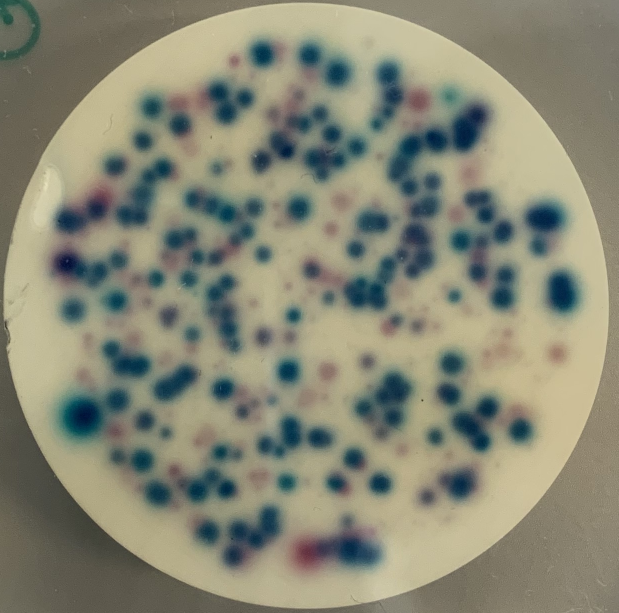
#> input picture data/22-09-07_07_croped.jpg, 1237 x 1225 px (shown at 1/2 size)
$ python -i count_spots.py   (imports and definitions only)
#> lines starting #> are read from the running program, lines starting #| are printed output that depends on the picture; after the words box and inside, x2 and y2 are one past the last pixel; in counts of white or black regions, pixels touching at a corner belong together
#> further down, picture is the input picture: shape (1225, 1237, 3); mean B, G, R 117.3, 135.5, 135.1
import cv2
import skimage.measure as measure
import numpy as np
from typing import List

def count_spots(    bgr_img:np.array,
                    h_range:List[float] = np.array((0.5,0.7)),
                    s_range:List[float] = np.array((0.4,1)),
                    v_range:List[float] = np.array((0,1)),
                    kernel: np.array = np.ones((10,10),np.uint8),
                    kernel_clean: np.array = np.ones((20,20),np.uint8),
                ):
    """Counts the number of bacterial spots in a picture

    Args:
        bgr_img (np.array): image buffer (bgr format)
        h_range (List[float], optional): hue range. Defaults to np.array((0.5,0.7)).
        s_range (List[float], optional): saturation range. Defaults to np.array((0.4,1)).
        v_range (List[float], optional): value range. Defaults to np.array((0,1)).
        kernel (np.array, optional): Kernel for erosion. Defaults to np.ones((10,10),np.uint8).
        kernel_clean (np.array, optional): Kernel for morphological cleaning. Defaults to np.ones((10,10),np.uint8).
    Returns:
        _type_: _description_
    """
    hsv_img = cv2.cvtColor(bgr_img, cv2.COLOR_BGR2HSV )
#> hsv_img: shape (1225, 1237, 3); mean H, S, V 39.5, 57.3, 141.9
    hmask = ((hsv_img[:,:,0]/180 > h_range[0]) & (hsv_img[:,:,0]/180<h_range[1]))
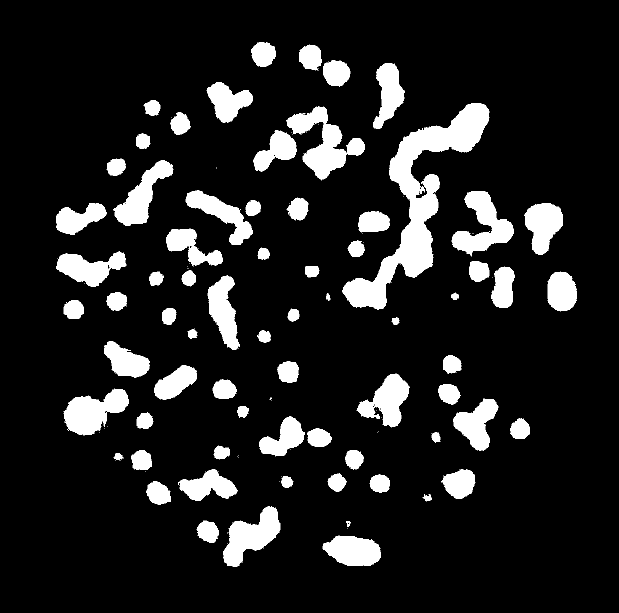
#> hmask: shape (1225, 1237) bool (shown at 1/2 size); 12.3% white; 252 white regions (182 under 20 px), largest, box (x1, y1, x2, y2) and area: (684, 206, 979, 619) 28887, (573, 213, 730, 361) 8715, (903, 382, 1027, 513) 7254
    smask = ((hsv_img[:,:,1]/255 > s_range[0]) & (hsv_img[:,:,1]/255<s_range[1]))
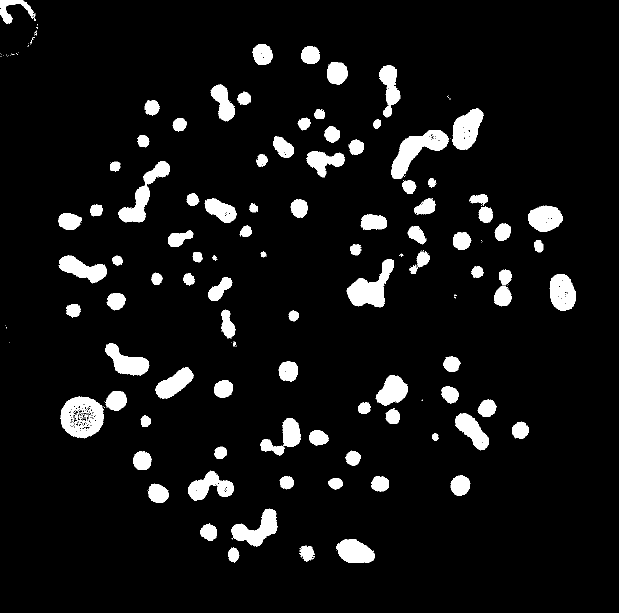
#> smask: shape (1225, 1237) bool (shown at 1/2 size); 7.2% white; 196 white regions (101 under 20 px), largest, box (x1, y1, x2, y2) and area: (782, 260, 898, 358) 4502, (121, 793, 208, 877) 4437, (693, 518, 788, 615) 4190
    vmask = ((hsv_img[:,:,2]/255 > v_range[0]) & (hsv_img[:,:,2]/255<v_range[1]))
#> vmask: shape (1225, 1237) bool; every value is 1
    mask = smask&hmask&vmask
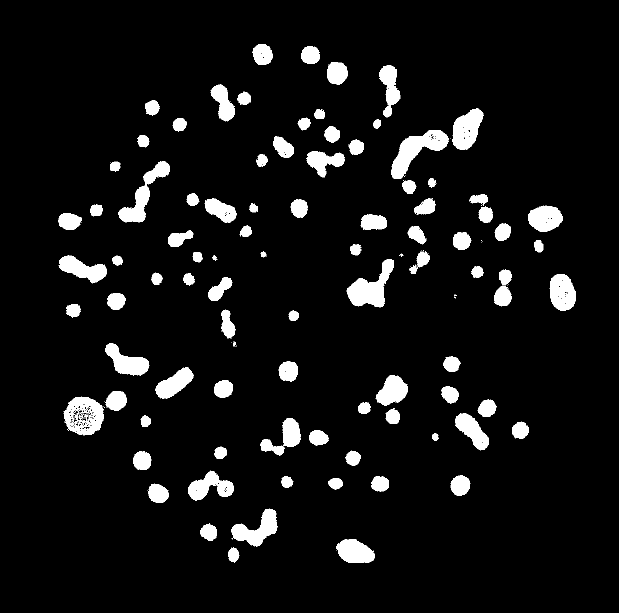
#> mask: shape (1225, 1237) bool (shown at 1/2 size); 7% white; 166 white regions (73 under 20 px), largest, box (x1, y1, x2, y2) and area: (782, 260, 898, 358) 4502, (693, 518, 788, 615) 4187, (237, 322, 340, 445) 3682

    erosion = cv2.erode(mask.astype(np.uint8),kernel,iterations = 1)
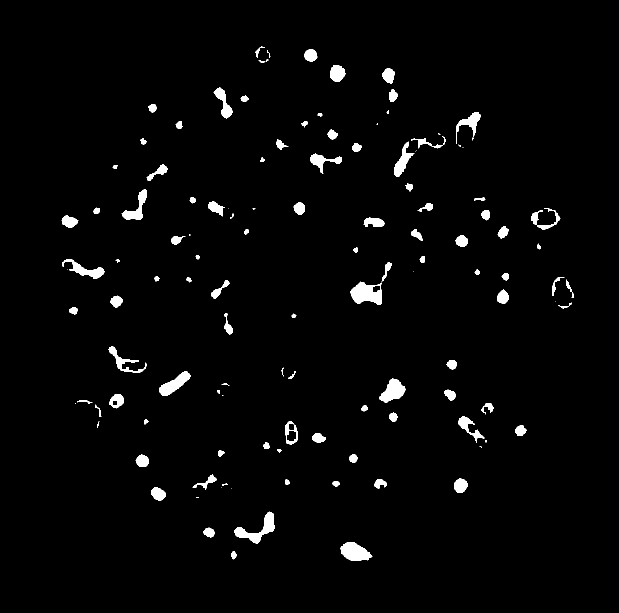
#> erosion: shape (1225, 1237) (shown at 1/2 size); values 0 (black) and 1 (white), 2.3% white; 127 white regions (22 under 20 px), largest, box (x1, y1, x2, y2) and area: (700, 563, 764, 609) 1929, (469, 1023, 549, 1088) 1685, (681, 1084, 745, 1121) 1601
    erosion = cv2.morphologyEx(erosion, cv2.MORPH_OPEN, kernel_clean)
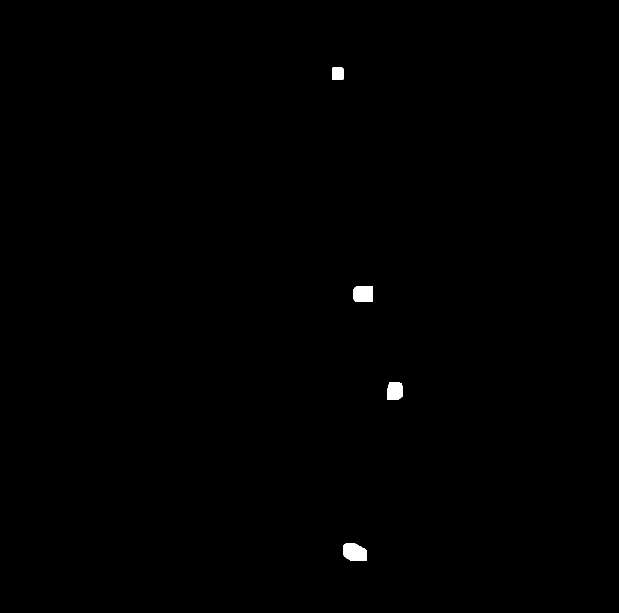
#> erosion: shape (1225, 1237) (shown at 1/2 size); values 0 (black) and 1 (white), 0.28% white; 4 white regions, box (x1, y1, x2, y2) and area: (687, 1087, 734, 1122) 1391, (706, 572, 746, 603) 1201, (774, 764, 806, 799) 1023, (664, 135, 687, 160) 567
    erosion = cv2.morphologyEx(erosion, cv2.MORPH_CLOSE, kernel_clean)
#> erosion: shape (1225, 1237); values 0 (black) and 1 (white), 0.28% white; 4 white regions, box (x1, y1, x2, y2) and area: (688, 1088, 735, 1123) 1391, (707, 573, 747, 604) 1201, (775, 765, 807, 800) 1023, (665, 136, 688, 161) 567

    labels, count = measure.label(erosion, connectivity=2, return_num=True)
#> labels: shape (1225, 1237) int64; 5 distinct labels, from 0 to 4
#> count = 4
    return count, labels

def find_substrate( bgr_img:np.array,
                    gkernel: np.array = (11,11),
                    minRadius:int=700,
                    maxRadius:int=1400,
                    ):
    hsv_img = cv2.cvtColor(bgr_img, cv2.COLOR_BGR2HSV )
    vmat = hsv_img[:,:,2]
    blurred = np.array(cv2.GaussianBlur(vmat, (11, 11), 0)*255).astype(np.uint8)
    ret2,th2 = cv2.threshold(blurred,0,255,cv2.THRESH_BINARY+cv2.THRESH_OTSU)
    circles = cv2.HoughCircles(th2, cv2.HOUGH_GRADIENT, 1.2, 100,minRadius=700,maxRadius=1400)
    return np.mean(np.array(circles[0]),axis=0)


def get_mask(x:float,y:float,r:float,ref:np.array):
    mask = np.zeros_like(ref)
    cv2.circle(mask, (int(x), int(y)), int(r), (1,1,1), -1)
    return np.array(mask).astype(np.float32)

>>> import cv2
>>> picture = cv2.imread('data/22-09-07_07_croped.jpg')
>>> result = count_spots(picture)

$ run again, on data/22-09-07_07h_total.JPG
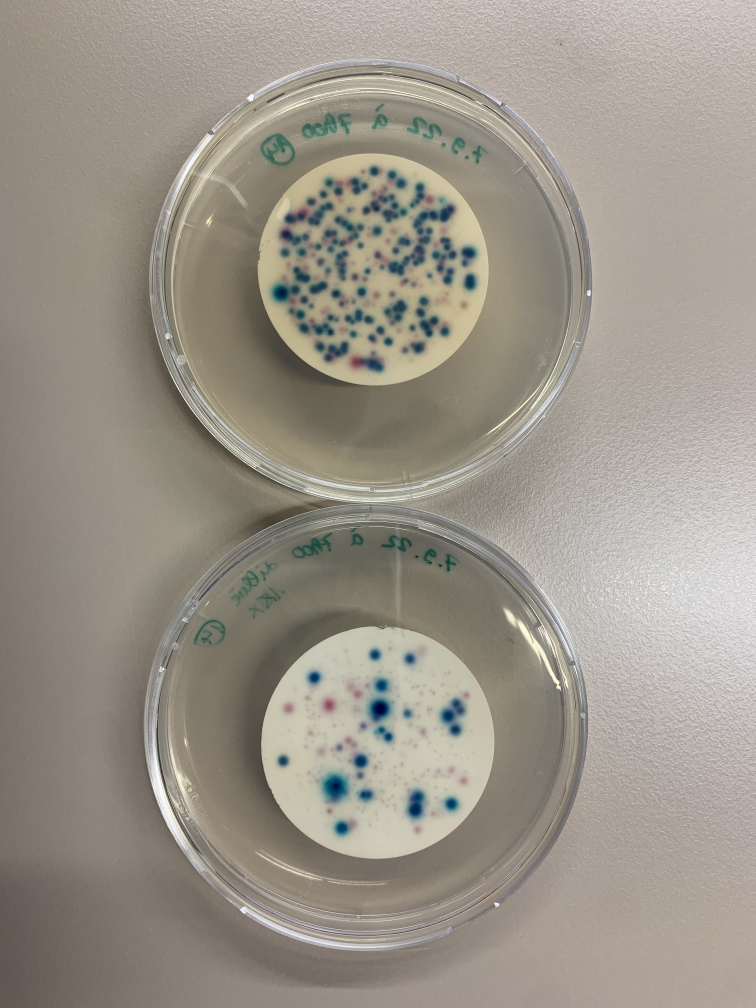
#> input picture data/22-09-07_07h_total.JPG, 3024 x 4032 px (shown at 1/4 size)
#> picture is the input picture: shape (4032, 3024, 3); mean B, G, R 138, 148.5, 155.1
#> hsv_img: shape (4032, 3024, 3); mean H, S, V 21.8, 32.7, 156.1
#> in count_spots, `hmask = ((hsv_img[:,:,0]/180 > h_range[0]) & (hsv_img[:,:,0]/180<h_ran..`:
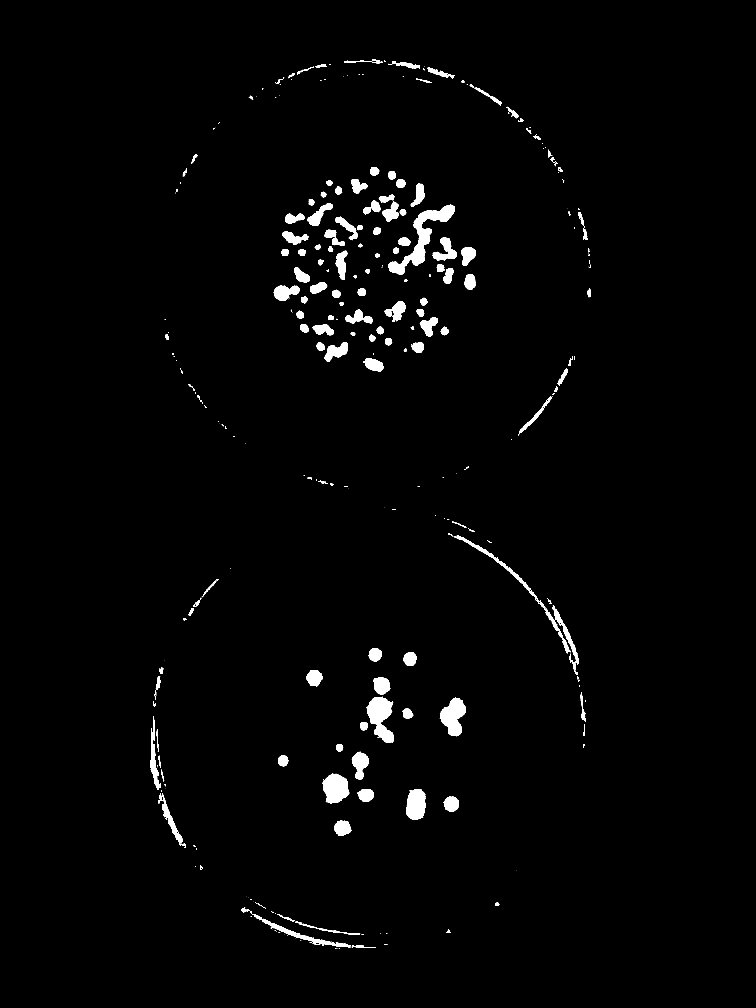
#> hmask: shape (4032, 3024) bool (shown at 1/4 size); 1.8% white; 454 white regions (257 under 20 px), largest, box (x1, y1, x2, y2) and area: (1552, 818, 1820, 1099) 16887, (1466, 2786, 1576, 2972) 11414, (1759, 2791, 1862, 2945) 9637
#> smask: shape (4032, 3024) bool; 0.73% white; 462 white regions (299 under 20 px), largest, box (x1, y1, x2, y2) and area: (1293, 3098, 1389, 3197) 4820, (1634, 3165, 1696, 3269) 3906, (1478, 2795, 1561, 2881) 3640
#> vmask: shape (4032, 3024) bool; 99.9% white; black in thin lines or dots, all inside (x1, y1, x2, y2) = (610, 39, 3024, 3788)
#> in count_spots, `erosion = cv2.erode(mask.astype(np.uint8),kernel,iterations = 1)`:
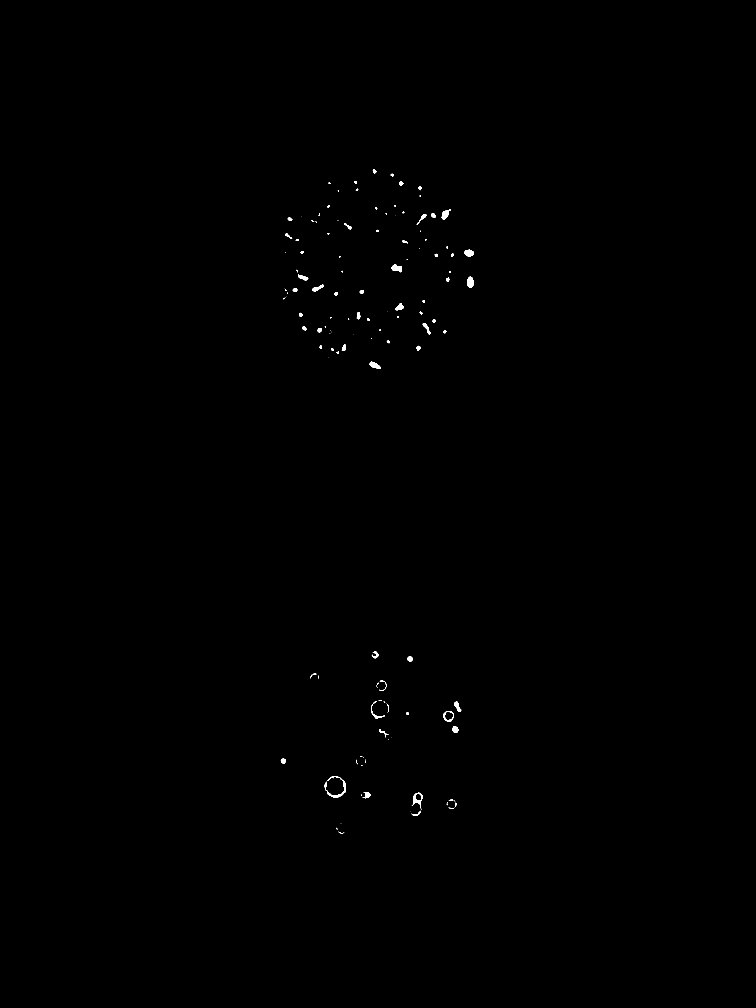
#> erosion: shape (4032, 3024) (shown at 1/4 size); values 0 (black) and 1 (white), 0.15% white; 145 white regions (53 under 20 px), largest, box (x1, y1, x2, y2) and area: (1299, 3119, 1384, 3190) 1014, (1868, 1107, 1895, 1152) 891, (1647, 3171, 1691, 3233) 824
#> labels: shape (4032, 3024) int64; values 0 (black) and 1 (white), 0.01% white; 1 white region, box (x1, y1, x2, y2) and area: (1872, 1119, 1895, 1146) 610
#> count = 1
